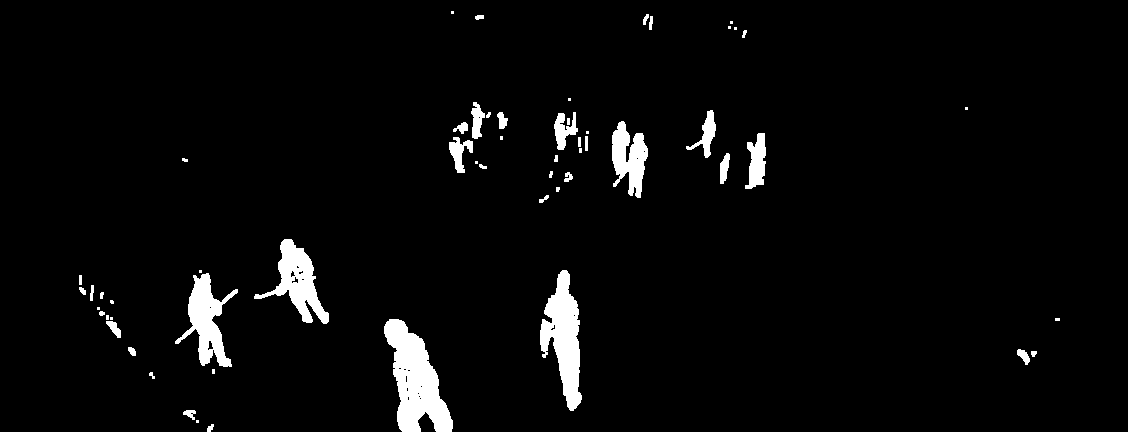
//> input picture img/bw_170.png, 1128 x 432 px
$ ./fun2   (built with g++ and OpenCV 4)
//> lines starting //> are read from the running program, lines starting //| are printed output that depends on the picture; after the words box and inside, x2 and y2 are one past the last pixel; in counts of white or black regions, pixels touching at a corner belong together
#include <iostream>
#include <ctime>
#include <random>

#include <opencv2/opencv.hpp>


using namespace std;
using namespace cv;


// This demonstrated connectedComponents() on a hockey image with random colors
int main(){
    cout << "fun2 : OpenCV version = " << CV_VERSION << endl;
    Mat img = imread("../img/bw_170.png", IMREAD_GRAYSCALE);
//> img: 432 rows x 1128 cols, CV_8UC1; 3.7% white; 58 white regions (20 under 20 px)
    if (img.empty())
        exit(13);

    Mat labelImg(img.size(), CV_32S);

    Mat stats, centroids;
//    int nL = connectedComponents(img, labelImg, 8);
    int nL = connectedComponentsWithStats(img, labelImg, stats, centroids, 8);
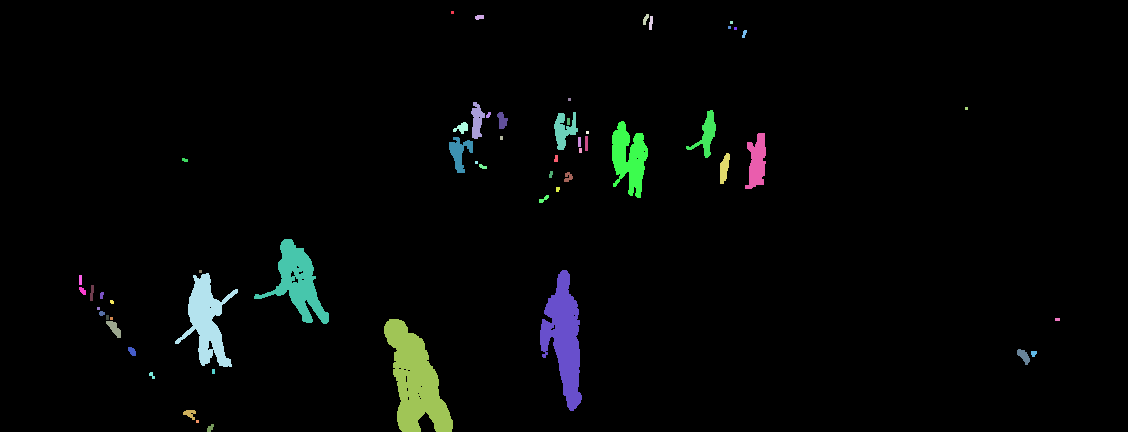
//> labelImg: 432 rows x 1128 cols, CV_32SC1; 59 distinct labels, from 0 to 58; one colour per label, 0 black
//> stats = 59 rows, first 6: [0, 0, 1128, 432, 469334], [451, 11, 3, 3, 9], [475, 15, 9, 5, 37], [643, 14, 6, 11, 39], [649, 16, 4, 14, 44], [730, 21, 3, 3, 9]; centroids = 59 pairs, first value 80 to 1057, second value 12 to 427.7; nL = 59
    cout << "nL = " << nL << endl;
//| nL = 59

    // Find bounding boxes from components:
    int AREA_THRESH = 100; // Area threshold, ignore too small components
    vector<Rect> bBoxes;
    for (int iL = 1; iL < nL; ++iL) {
        if (stats.at<int>(iL, CC_STAT_AREA) >= AREA_THRESH ) {
            bBoxes.emplace_back(stats.at<int>(iL, CC_STAT_LEFT), stats.at<int>(iL, CC_STAT_TOP),
                                stats.at<int>(iL, CC_STAT_WIDTH), stats.at<int>(iL, CC_STAT_HEIGHT));
        }
    }
//> this loop made 58 passes

    // Random colors
    vector<Vec3b> colors(nL);
    vector<Scalar> colorsS(nL);
    mt19937 randomEngine = mt19937(time(nullptr));
    uniform_int_distribution<uchar> dist(0, 255);
    for (int i = 1; i < nL; ++i) {
        colors[i] = Vec3b(dist(randomEngine), dist(randomEngine), dist(randomEngine));
        colorsS[i] = Scalar(colors[i]);
    }
    colors[0] = Vec3b(0, 0, 0);

    // Output image: colored
    // Probably we don't need this for hockey !
    Mat dstColors(img.size(), CV_8UC3);
    for (int ir = 0; ir < dstColors.rows; ++ir) {
        for (int ic = 0; ic < dstColors.cols; ++ic) {
            int label = labelImg.at<int>(ir, ic);
            Vec3b &pixel = dstColors.at<Vec3b>(ir, ic);
            pixel = colors[label];
        }

    }

    // Output image : bounding boxes + centroids. We need this !
    // Note: label 0 is all black pixels, skip it, real labels start at 1
    Mat dstBB;
    cvtColor(img, dstBB, COLOR_GRAY2BGR);
//> dstBB is the input picture: 432 rows x 1128 cols, CV_8UC3; 3.7% white; 58 white regions (20 under 20 px), largest, box (x1, y1, x2, y2) and area: (384, 319, 453, 432) 4219, (540, 270, 582, 411) 3210, (254, 239, 329, 324) 2343
    for (int iL = 1; iL < nL; ++iL) {
        if (stats.at<int>(iL, CC_STAT_AREA) >= AREA_THRESH ) {
            // Bounding Box
            Rect bbox(stats.at<int>(iL, CC_STAT_LEFT), stats.at<int>(iL, CC_STAT_TOP),
                    stats.at<int>(iL, CC_STAT_WIDTH), stats.at<int>(iL, CC_STAT_HEIGHT));
            rectangle(dstBB, bbox , colorsS[iL]);
            // Centroid
            int xC = (int)centroids.at<double>(iL, 0);
            int yC = (int)centroids.at<double>(iL, 1);
            circle(dstBB, Point(xC, yC), 5, colorsS[iL], -1);
        }
    }
//> this loop made 58 passes
//> (bbox, xC, yC) on passes 10, 12, 14, 15, 17, 18, 20, 21, 26, 35, 37, 38: (Rect(471, 102, 14, 37), 476, 120), (Rect(686, 110, 30, 48), 706, 134), (Rect(497, 112, 11, 17), 501, 120), (Rect(554, 112, 24, 38), 563, 129), (Rect(612, 121, 36, 77), 628, 157), (Rect(453, 122, 15, 12), 461, 127), (Rect(745, 133, 21, 56), 756, 161), (Rect(449, 137, 24, 36), 459, 152), (Rect(720, 153, 10, 31), 724, 167), (Rect(254, 239, 75, 85), 297, 281), (Rect(540, 270, 42, 141), 563, 337), (Rect(175, 273, 63, 94), 206, 320)
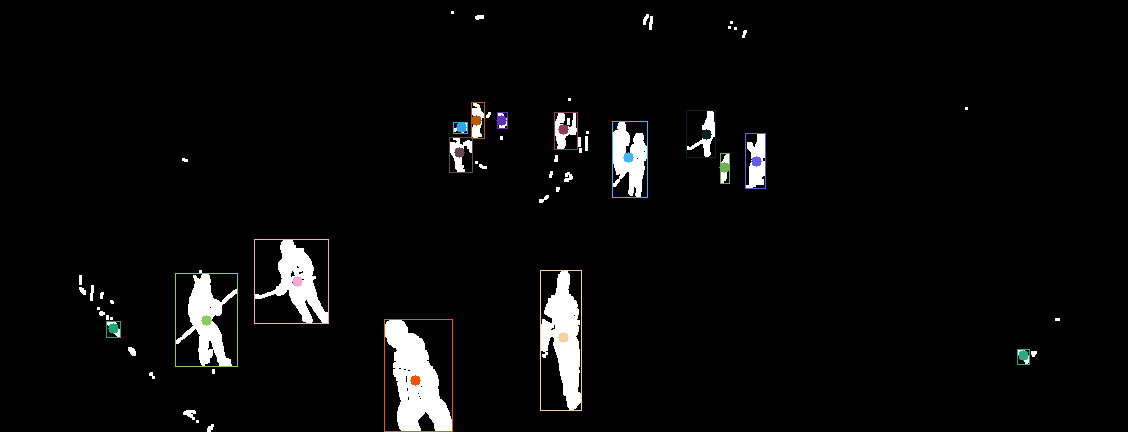
//> dstBB: 432 rows x 1128 cols, CV_8UC3; 0.76% of pixels changed, all inside (x1, y1, x2, y2) = (106, 102, 1030, 432)


// [10 lines of commented-out code are left out]
    vector<vector<Point>> contours;
    vector<Vec4i> hierarchy;
    findContours(img, contours, hierarchy, RETR_EXTERNAL, CHAIN_APPROX_SIMPLE);
//> contours = 58 contours, 32 with area under 20; largest, box (x1, y1, x2, y2) and area: (384, 319, 453, 432) 4072, (540, 270, 582, 411) 3033, (254, 239, 329, 324) 2231, (175, 273, 238, 367) 2188, (612, 121, 648, 198) 1524
    int nC = contours.size();
//> nC = 58
    vector<vector<Point>> contoursPoly(nC);
//> contoursPoly = 58 empty contours

    // Get bboxes from contours like in the hockey code
    vector<Rect> bBoxesCont;
    for (const vector<Point> & cont : contours) {
        vector<Point> cPoly;
        approxPolyDP(cont, cPoly, 3, true);
        if (contourArea(cPoly) > AREA_THRESH)
            bBoxesCont.push_back(boundingRect(Mat(cPoly)));
    }
//> this loop made 58 passes
//> cPoly on passes 1, 2, 3, 4, 5, 6, 8, 9, 11, 12, 13, 14: 2 Points (x, y): [213, 424], [207, 431], 1 Point (x, y): [196, 420], 3 Points (x, y): [183, 412], [194, 419], [194, 410], 2 Points (x, y): [150, 372], [154, 378], 2 Points (x, y): [212, 369], [214, 373], 3 Points (x, y): [1031, 351], [1034, 356], [1036, 351], 3 Points (x, y): [128, 347], [135, 355], [134, 349], 3 Points (x, y): [106, 321], [120, 337], [116, 323], 2 Points (x, y): [1055, 318], [1059, 320], 1 Point (x, y): [110, 317], 2 Points (x, y): [106, 315], [108, 319], 2 Points (x, y): [99, 312], [104, 314]
//> (cont, cPoly) on passes 15, 20, 52, 53, 54, 58: (4 Points (x, y): [97, 307], [97, 309], [99, 309], [99, 307], 1 Point (x, y): [97, 307]), (4 Points (x, y): [79, 275], [79, 284], [81, 284], [81, 275], 2 Points (x, y): [79, 275], [81, 284]), (4 Points (x, y): [734, 27], [734, 29], [736, 29], [736, 27], 1 Point (x, y): [734, 27]), (4 Points (x, y): [728, 26], [728, 28], [730, 28], [730, 26], 1 Point (x, y): [728, 26]), (4 Points (x, y): [730, 21], [730, 23], [732, 23], [732, 21], 1 Point (x, y): [730, 21]), (4 Points (x, y): [451, 11], [451, 13], [453, 13], [453, 11], 1 Point (x, y): [451, 11])

    // Visualize contours
    Mat dstCont;
    cvtColor(img, dstCont, COLOR_GRAY2BGR);
//    for (int iC = 0; iC < nC; ++iC) {
//        drawContours(dstCont, contours, iC, Scalar(dist(randomEngine), dist(randomEngine), dist(randomEngine)));
//    }

    for (const Rect & bbox : bBoxesCont) {
        rectangle(dstCont, bbox, Scalar(dist(randomEngine), dist(randomEngine), dist(randomEngine)) );
    }
//> this loop made 11 passes
//> bbox on passes 1 to 11: Rect(384, 319, 69, 113), Rect(175, 273, 63, 94), Rect(540, 270, 42, 141), Rect(254, 239, 75, 85), Rect(720, 153, 9, 31), Rect(449, 137, 24, 36), Rect(745, 133, 20, 56), Rect(612, 121, 36, 77), Rect(554, 112, 24, 38), Rect(686, 110, 30, 48), Rect(471, 102, 14, 36)


//    imshow("img", img);
    imshow("dstColors", dstColors);
    imshow("dstBB", dstBB);
    imshow("dstCont", dstCont);
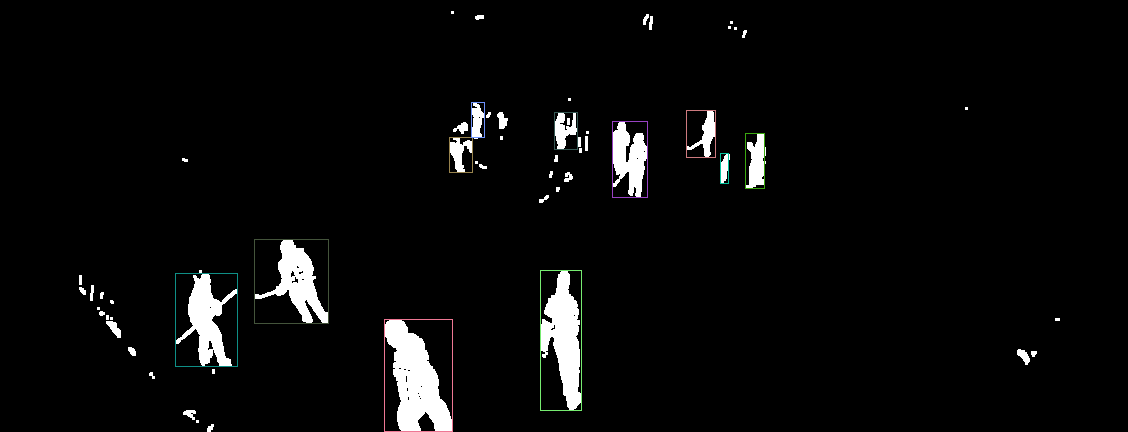
//> window 'dstCont': 432 rows x 1128 cols, CV_8UC3; mean B, G, R 9.8, 9.9, 9.8
    waitKey(0);
}
